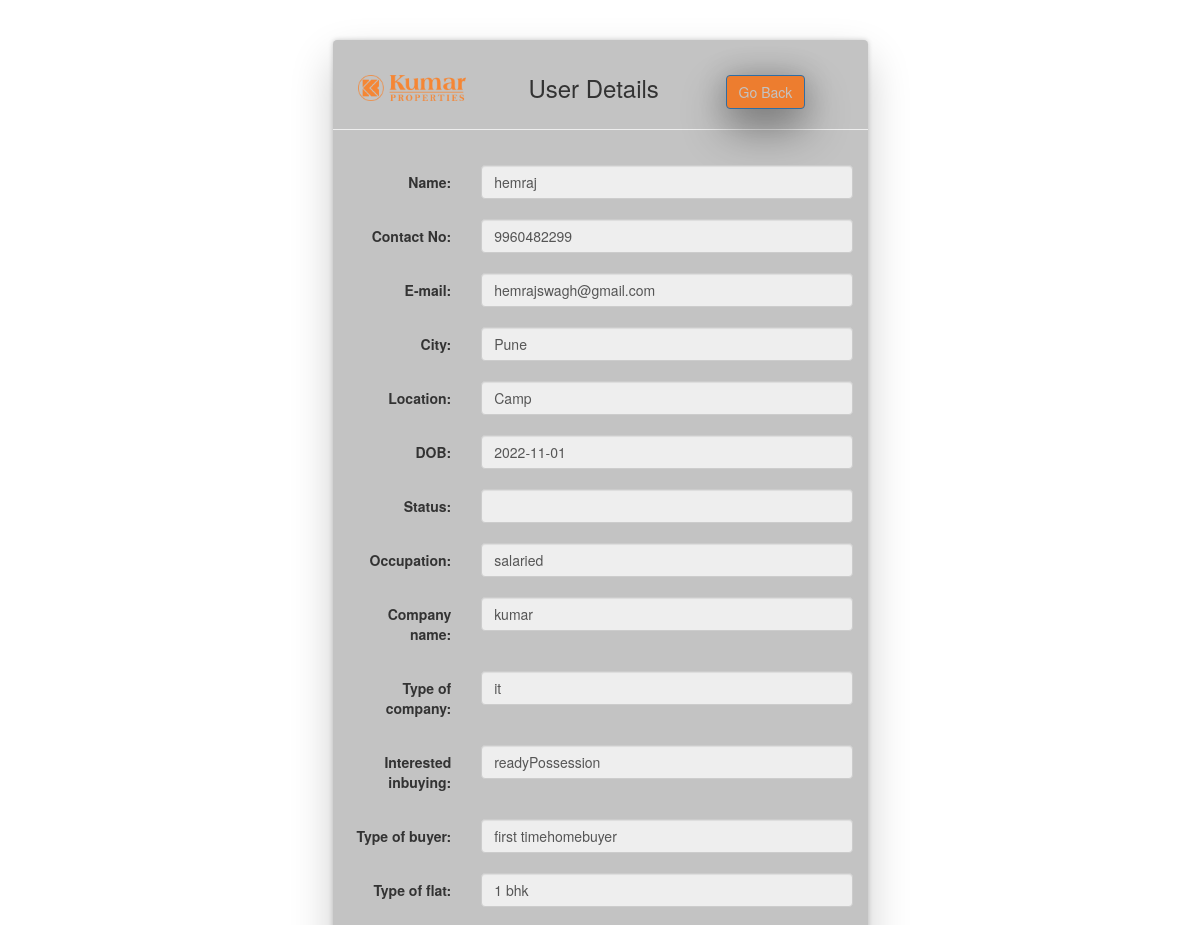
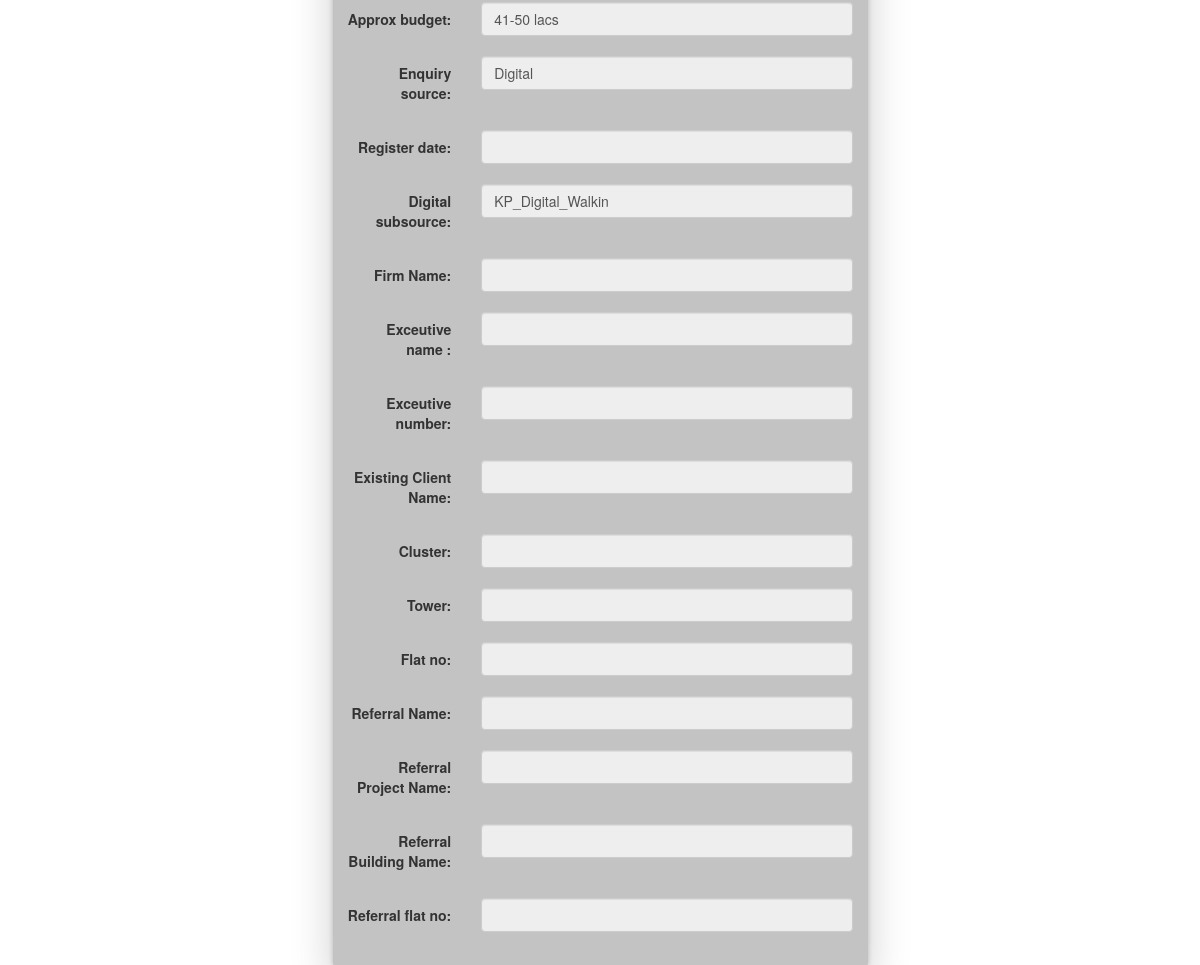
The page /edit1.php?id=342 on the database its author committed (2 pictures, top to bottom).
### tables this page shows
CREATE TABLE `enquiry` (
  `id` int(11) NOT NULL,
  `assigned_id` int(11) DEFAULT NULL,
  `projectname` varchar(50) NOT NULL,
  `name` varchar(500) NOT NULL,
  `dob` varchar(255) DEFAULT NULL,
  `contactno` varchar(500) NOT NULL,
  `email` varchar(500) NOT NULL,
  `address` varchar(50) NOT NULL,
  `location` varchar(500) NOT NULL,
  `city` varchar(500) NOT NULL,
  `occupation` varchar(255) NOT NULL,
  `companyname` varchar(255) NOT NULL,
  `typeofcompany` varchar(255) DEFAULT NULL,
  `typeofbuyer` varchar(255) NOT NULL,
  `typeofflat` varchar(500) NOT NULL,
  `approxbudget` varchar(500) NOT NULL,
  `interestedinbuying` varchar(255) NOT NULL,
  `purposeOfInvestment` varchar(50) NOT NULL,
  `enquirysource` varchar(500) NOT NULL,
  `digitalsubsource` varchar(50) NOT NULL,
  `firmname` varchar(255) NOT NULL,
  `exceutivename` varchar(245) NOT NULL,
  `exceutivenumber` varchar(245) NOT NULL,
  `existingclientname` varchar(245) NOT NULL,
  `cluster` varchar(245) NOT NULL,
  `Tower` varchar(245) NOT NULL,
  `flatno` varchar(234) NOT NULL,
  `referralname` varchar(255) NOT NULL,
  `referralprojectname` varchar(255) NOT NULL,
  `referralbuildingname` varchar(255) NOT NULL,
  `referralflatno` varchar(122) NOT NULL,
  `referral_mobile` bigint(12) NOT NULL,
  `visits` int(11) NOT NULL,
  `revisit_to` varchar(255) DEFAULT NULL,
  `remarks` varchar(250) DEFAULT NULL,
  `salesperson` varchar(50) DEFAULT NULL,
  `registerdate` varchar(500) DEFAULT NULL,
  `comments` text,
  `created_at` timestamp NOT NULL DEFAULT CURRENT_TIMESTAMP,
  `updated_at` timestamp NOT NULL DEFAULT CURRENT_TIMESTAMP ON UPDATE CURRENT_TIMESTAMP
);

### edit1.php (the view, shortened to what this page needs)
<!DOCTYPE html>
<html>
<?php
  include 'include/database.php';
$result = mysqli_query($conn,"SELECT * FROM enquiry WHERE id='" . $_GET['id'] . "'");
$enquiry= mysqli_fetch_array($result);
?>
<head>
</head>
<body>
<link href="//netdna.bootstrapcdn.com/bootstrap/3.2.0/css/bootstrap.min.css" rel="stylesheet" id="bootstrap-css">
<br>
<div class="container">
    <div class="col-md-3">
    </div>
    <div class="col-md-6 enq-form">
  <form method="post" action="" class="form-horizontal" role="form" >
<div class="form-group">
            <div class="a">
                <h3 style="text-align:center;"><img src="../images/Kumar Logo_300 x 72.png">User Details  &nbsp;&nbsp;&nbsp;&nbsp;&nbsp;&nbsp;&nbsp;&nbsp;
                    <a style="text-align:center;color: #c3c3c3; background-color: #ED7D2F;box-shadow: 0 20px 44px rgb(0 0 0 / 41%), 0 0 30px rgb(0 0 0 / 20%);" href="dashboard.php" class="btn btn-primary" role="button">Go Back</a>
                </h3>
                <hr size="40" shade>
            </div>
</div>
            <div class="form-group">
                <label for="Name" class="col-sm-3 control-label"> Name:</label>
                <div class="col-sm-9">
                    <input type="text" id="name" name="name" class="form-control" value="<?php echo $enquiry['name'] ?>"readonly>
               </div>
               </div>
            <div class="form-group">
                <label for="contactno" class="col-sm-3 control-label">Contact No:</label>
                <div class="col-sm-9">
                    <input type="text" id="contactno" name="contactno"  class="form-control" value="<?php echo $enquiry['contactno'] ?>"readonly >
                </div>
                            </div>
            <div class="form-group">
                <label for="email" class="col-sm-3 control-label">E-mail:</label>
                <div class="col-sm-9">
                    <input type="email" id="email" name="email"  class="form-control" value="<?php echo $enquiry['email'] ?>"readonly>
                </div>
            </div>
            <div class="form-group">
                <label for="city" class="col-sm-3 control-label">City:</label>
                <div class="col-sm-9">
                    <input type="text" id="city" name="city"  class="form-control" value="<?php echo $enquiry['city'] ?>"readonly >
                </div>
            </div>
            <div class="form-group">
                <label for="location" class="col-sm-3 control-label">Location:</label>
                <div class="col-sm-9">
                 <input type="text" id="location" name="location" placeholder="Location" class="form-control" value="<?php echo $enquiry['location'] ?>"readonly >
             </div>
         </div>
           <div class="form-group">
                <label for="dob" class="col-sm-3 control-label">DOB:</label>
                <div class="col-sm-9">
                 <input type="text" id="dob" name="dob" class="form-control" value="<?php echo $enquiry['dob'] ?>" readonly>
             </div>
           </div>
             <div class="form-group">
                <label for="status" class="col-sm-3 control-label">Status:</label>
                <div class="col-sm-9">
                 <input type="text" id="status" name="status"  class="form-control" value="<?php echo $enquiry['status'] ?>" readonly>
             </div>
         </div>
 <div class="form-group">
                <label for="occupation" class="col-sm-3 control-label">Occupation:</label>
                <div class="col-sm-9">
                 <input type="text" id="occupation" name="occupation"  class="form-control" value="<?php echo $enquiry['occupation'] ?>"readonly >
             </div>
         </div>
 <div class="form-group">
                <label for="companyname" class="col-sm-3 control-label">Company name:</label>
                <div class="col-sm-9">
                 <input type="text" id="companyname" name="companyname"  class="form-control" value="<?php echo $enquiry['companyname'] ?>"readonly >
             </div>
         </div>
 <div class="form-group">
                <label for="typeofcompany" class="col-sm-3 control-label">Type of company:</label>
                <div class="col-sm-9">
                 <input type="text" id="typeofcompany" name="typeofcompany" class="form-control" value="<?php echo $enquiry['typeofcompany'] ?>"readonly >
             </div>
         </div>
 <div class="form-group">
                <label for="interestedinbuying" class="col-sm-3 control-label">Interested inbuying:</label>
                <div class="col-sm-9">
                 <input type="text" id="interestedinbuying" name="interestedinbuying"  class="form-control" value="<?php echo $enquiry['interestedinbuying'] ?>" readonly>
             </div>
         </div>
 <div class="form-group">
                <label for="typeofbuyer" class="col-sm-3 control-label">Type of buyer:</label>
                <div class="col-sm-9">
                 <input type="text" id="typeofbuyer" name="typeofbuyer"  class="form-control" value="<?php echo $enquiry['typeofbuyer'] ?>" readonly >
             </div>
         </div>
 <div class="form-group">
                <label for="typeofflat" class="col-sm-3 control-label">Type of flat:</label>
                <div class="col-sm-9">
                 <input type="text" id="typeofflat" name="typeofflat"  class="form-control" value="<?php echo $enquiry['typeofflat'] ?>"readonly >
             </div>
         </div>
 <div class="form-group">
                <label for="approx budget" class="col-sm-3 control-label">Approx budget:</label>
                <div class="col-sm-9">
                 <input type="text" id="approxbudget" name="approxbudget"  class="form-control" value="<?php echo $enquiry['approxbudget'] ?>"readonly >
             </div>
         </div>
         <?php
$subsource1=explode('~',$enquiry['enquirysource']);
 ?>
          <div class="form-group">
                <label for="enquirysource" class="col-sm-3 control-label">Enquiry source:</label>
                <div class="col-sm-9">
                 <input type="text" id="enquirysource" name="enquirysource"  class="form-control" value="<?php echo $subsource1[0]; ?>"   readonly>
             </div>
         </div>
          <div class="form-group">
                <label for="channelsubsource" class="col-sm-3 control-label">Register date:</label>
                <div class="col-sm-9">
                 <input type="text" id="registerdate" name="registerdate"  class="form-control" value="<?php echo $enquiry['registerdate'] ?>"   readonly>
             </div>
           </div>
<?php
$subsource=explode('~',$enquiry['digitalsubsource']);
 ?>
         <div class="form-group">
                <label for="digitalsubsource" class="col-sm-3 control-label">Digital subsource:</label>
                <div class="col-sm-9">
                 <input type="text" id="digitalsubsource" name="digitalsubsource" class="form-control" value="<?php echo $subsource[0]; ?>"   readonly>
             </div>
         </div>
         <div class="form-group">
                <label for="channelsubsource" class="col-sm-3 control-label">Firm Name:</label>
                <div class="col-sm-9">
                 <input type="text" id="channelsubsource" name="channelsubsource"  class="form-control" value="<?php echo $enquiry['channelsubsource'] ?>"   readonly>
             </div>
           </div>
		    <div class="form-group">
                <label for="channelsubsource" class="col-sm-3 control-label">Exceutive name :</label>
                <div class="col-sm-9">
                 <input type="text" id="channelsubsource" name="exceutivename"  class="form-control" value="<?php echo $enquiry['exceutivename'] ?>"   readonly>
             </div>
           </div>
		   <div class="form-group">
                <label for="channelsubsource" class="col-sm-3 control-label">Exceutive number:</label>
                <div class="col-sm-9">
                 <input type="text" id="channelsubsource" name="exceutivenumber"  class="form-control" value="<?php echo $enquiry['exceutivenumber'] ?>"   readonly>
             </div>
           </div>
		   <div class="form-group">
                <label for="channelsubsource" class="col-sm-3 control-label">Existing Client Name:</label>
                <div class="col-sm-9">
                 <input type="text" id="channelsubsource" name="existingclientname"  class="form-control" value="<?php echo $enquiry['existingclientname'] ?>"   readonly>
             </div>
           </div>
		    <div class="form-group">
                <label for="channelsubsource" class="col-sm-3 control-label">Cluster:</label>
                <div class="col-sm-9">
                 <input type="text" id="channelsubsource" name="cluster"  class="form-control" value="<?php echo $enquiry['cluster'] ?>"   readonly>
             </div>
           </div>
		   <div class="form-group">
                <label for="channelsubsource" class="col-sm-3 control-label">Tower:</label>
                <div class="col-sm-9">
                 <input type="text" id="channelsubsource" name="Tower"  class="form-control" value="<?php echo $enquiry['Tower'] ?>"   readonly>
             </div>
           </div>
		   <div class="form-group">
                <label for="channelsubsource" class="col-sm-3 control-label">Flat no:</label>
                <div class="col-sm-9">
                 <input type="text" id="channelsubsource" name="flatno"  class="form-control" value="<?php echo $enquiry['flatno'] ?>"   readonly>
             </div>
           </div>
             <div class="form-group">
                <label for=" Referral Name" class="col-sm-3 control-label">Referral Name:</label>
                <div class="col-sm-9">
                 <input type="text" id="referralname" name="referralname"  class="form-control" value="<?php echo $enquiry['referralname'] ?>"   readonly>
             </div>
           </div>
           <div class="form-group">
                <label for=" project Name" class="col-sm-3 control-label">Referral Project Name:</label>
                <div class="col-sm-9">
                 <input type="text" id="referralprojectname" name="referralprojectname"  class="form-control" value="<?php echo $enquiry['referralprojectname'] ?>"   readonly>
             </div>
           </div>
           <div class="form-group">
                <label for="building Name" class="col-sm-3 control-label"> Referral Building Name:</label>
                <div class="col-sm-9">
                 <input type="text" id="referralbuildingname" name="referralbuildingname"class="form-control" value="<?php echo $enquiry['referralbuildingname'] ?>"   readonly>
             </div>
           </div>
           <div class="form-group">
                <label for="Referral flat no" class="col-sm-3 control-label">Referral flat no:</label>
                <div class="col-sm-9">
                 <input type="text" id="referralflatno" name="referralflatno" class="form-control" value="<?php echo $enquiry['referralflatno'] ?>"   readonly>
             </div>
           </div>
          </div>
</div>
   </body>
</html>

### edit1.php (style rules this page uses)
body { background-repeat: no-repeat; background-size: cover; background-position: 50% 50%; background-attachment: fixed; }
*[role="form"] { box-shadow: 0 20px 44px rgb(0 0 0 / 20%), 0 0 5px rgb(0 0 0 / 20%); max-width: 1100px; padding: 15px; margin: 0 auto; background-color: #c3c3c3; border-radius: 0.3em; background-size: cover; background-position: 50% 50%; background-attachment: fixed; }
.col-md-6.enq-form img { width: 25%; float: left; padding-left: 25PX; }
input[type=text], select, textarea { width: 100%; padding: 12px; border: 1px solid #ccc; border-radius: 4px; resize: vertical; background-color: #c3c3c3; }
label { padding: 12px 12px 12px 0; display: inline-block; }
.container { border-radius: 5px; padding: 20px; }

### rows shown on the page
enquiry: name "hemraj", contactno "9960482299", email "hemrajswagh@gmail.com", city "Pune", location "Camp", dob "2022-11-01", occupation "salaried", companyname "kumar", typeofcompany "it", interestedinbuying "readyPossession", typeofbuyer "first timehomebuyer", typeofflat "1 bhk", approxbudget "41-50 lacs", enquirysource "Digital", digitalsubsource "KP_Digital_Walkin"
